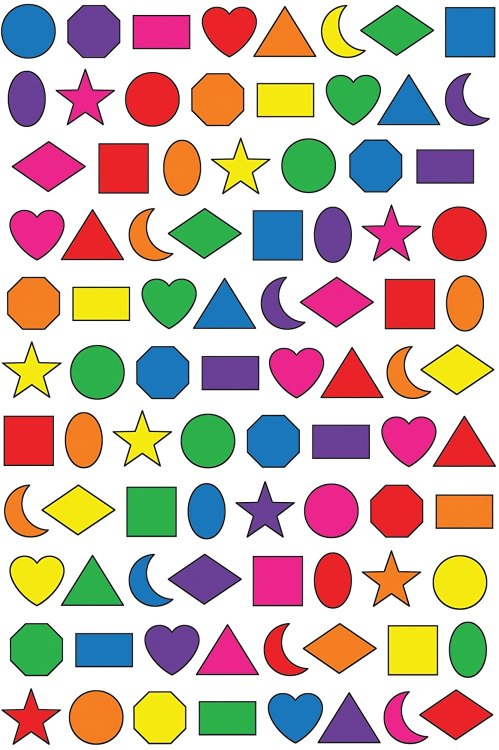
#> input picture TCC/OpenCv - Tutorial/OpenCv Basico/Formas.jpg, 998 x 1500 px, given in place of the camera (shown at 1/2 size)
$ python ColorPicker.py
#> lines starting #> are read from the running program, lines starting #| are printed output that depends on the picture; after the words box and inside, x2 and y2 are one past the last pixel; in counts of white or black regions, pixels touching at a corner belong together
#Colour detection
import cv2
import numpy as np

cap = cv2.VideoCapture(0)                                                    #WebCam começa em zero, mas o index pode aumenter se houver mais
cap.set(3,640)                                                               #Largura  , 640 pixels
cap.set(4,480)                                                               #Altura   , 480 pixels
cap.set(10,100)                                                              #Brilho


def empty(a):
    pass

cv2.namedWindow("TrackBars")
cv2.resizeWindow("TrackBars",640,240)

cv2.createTrackbar("Hue Min","TrackBars",0,179,empty)
#> slider 'Hue Min' is set to 35
cv2.createTrackbar("Hue Max","TrackBars",179,179,empty)
cv2.createTrackbar("Sat Min","TrackBars",0,255,empty)
#> slider 'Sat Min' is set to 51
cv2.createTrackbar("Sat Max","TrackBars",255,255,empty)
cv2.createTrackbar("Val Min","TrackBars",0,255,empty)
#> slider 'Val Min' is set to 51
cv2.createTrackbar("Val Max","TrackBars",255,255,empty)

while True:
    _, img = cap.read()
#> img is the input picture: shape (1500, 998, 3); mean B, G, R 179.4, 187.4, 205.4

    imgHSV = cv2.cvtColor(img,cv2.COLOR_BGR2HSV)
#> imgHSV: shape (1500, 998, 3); mean H, S, V 52.4, 87, 224.9
    h_min  = cv2.getTrackbarPos("Hue Min","TrackBars")
    h_max  = cv2.getTrackbarPos("Hue Max","TrackBars")
    Sat_min= cv2.getTrackbarPos("Sat Min","TrackBars")
    Sat_max= cv2.getTrackbarPos("Sat Max","TrackBars")
    Val_Min= cv2.getTrackbarPos("Val Min","TrackBars")
    Val_Max= cv2.getTrackbarPos("Val Max","TrackBars")

    print(h_min,h_max,Sat_min,Sat_max,Val_Min,Val_Max)

    lower =np.array([h_min,Sat_min,Val_Min])
    upper =np.array([h_max,Sat_max,Val_Max])
    mask = cv2.inRange(imgHSV,lower,upper)
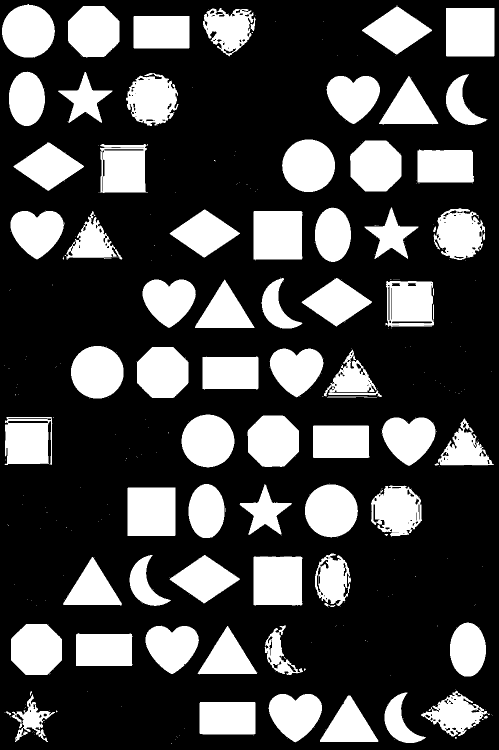
#> mask: shape (1500, 998) (shown at 1/2 size); 27.8% white; 386 white regions (312 under 20 px), largest, box (x1, y1, x2, y2) and area: (507, 422, 604, 521) 9409, (892, 16, 989, 113) 9407, (507, 1113, 604, 1211) 9394

    result = cv2.bitwise_and(img,img,mask=mask)
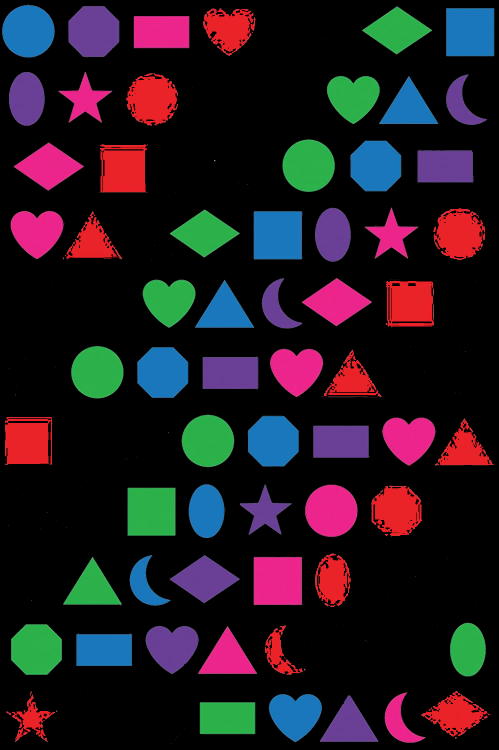
#> result: shape (1500, 998, 3) (shown at 1/2 size); mean B, G, R 32.2, 24.8, 34.3


    mask = cv2.cvtColor(mask, cv2.COLOR_GRAY2BGR)
    hstack = np.hstack([img, mask, result])
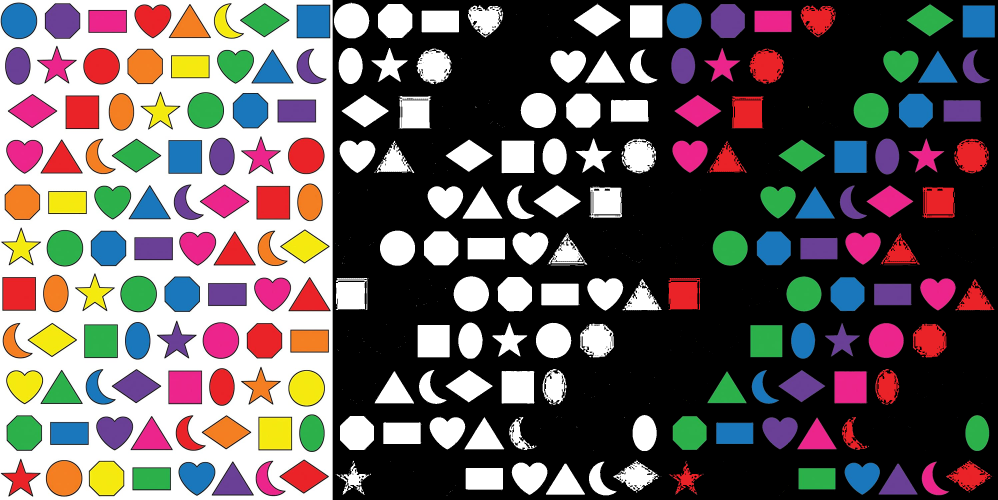
#> hstack: shape (1500, 2994, 3) (shown at 1/3 size); mean B, G, R 94.2, 94.4, 103.6

    cv2.imshow("Video",hstack)
    if cv2.waitKey(1) & 0xff == ord('q'):                                     #Espera a tecla q para Parar de assistir o video
#> (key q is pressed here)
        break

cap.release()
cv2.destroyAllWindows()
